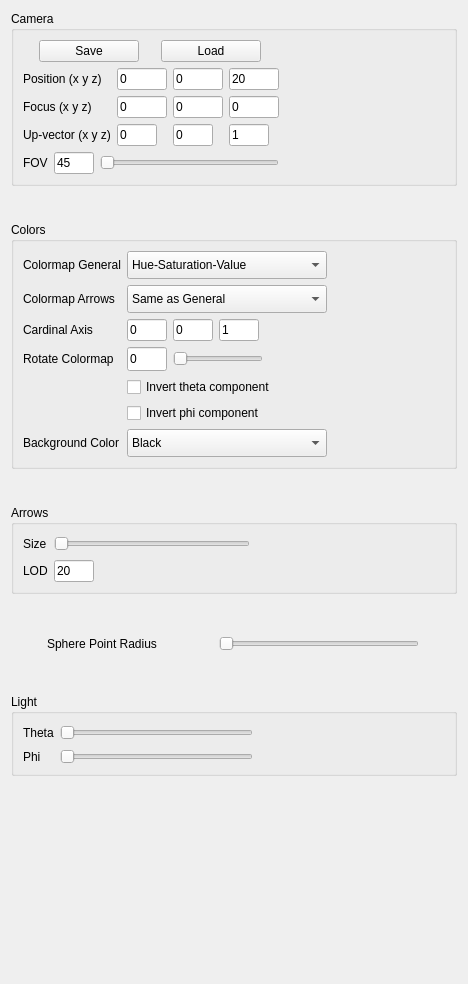
         <widget class="QWidget" name="page_9">
          <property name="geometry">
           <rect>
            <x>0</x>
            <y>0</y>
            <width>468</width>
            <height>984</height>
           </rect>
          </property>
          <attribute name="label">
           <string>Details</string>
          </attribute>
          <layout class="QGridLayout" name="gridLayout_10">
           <item row="2" column="0">
            <spacer name="verticalSpacer_5">
             <property name="orientation">
              <enum>Qt::Vertical</enum>
             </property>
             <property name="sizeType">
              <enum>QSizePolicy::Fixed</enum>
             </property>
             <property name="sizeHint" stdset="0">
              <size>
               <width>20</width>
               <height>30</height>
              </size>
             </property>
            </spacer>
           </item>
           <item row="1" column="0">
            <widget class="QGroupBox" name="groupBox_12">
             <property name="title">
              <string>Camera</string>
             </property>
             <layout class="QGridLayout" name="gridLayout_60">
              <item row="1" column="0">
               <layout class="QGridLayout" name="gridLayout_63">
                <item row="1" column="0">
                 <widget class="QLabel" name="label_52">
                  <property name="maximumSize">
                   <size>
                    <width>100</width>
                    <height>16777215</height>
                   </size>
                  </property>
                  <property name="text">
                   <string>Focus (x y z)</string>
                  </property>
                 </widget>
                </item>
                <item row="0" column="0">
                 <widget class="QLabel" name="label_51">
                  <property name="maximumSize">
                   <size>
                    <width>100</width>
                    <height>16777215</height>
                   </size>
                  </property>
                  <property name="text">
                   <string>Position (x y z)</string>
                  </property>
                 </widget>
                </item>
                <item row="1" column="3">
                 <widget class="QLineEdit" name="lineEdit_camera_focus_z">
                  <property name="maximumSize">
                   <size>
                    <width>50</width>
                    <height>16777215</height>
                   </size>
                  </property>
                  <property name="text">
                   <string>0</string>
                  </property>
                 </widget>
                </item>
                <item row="0" column="1">
                 <widget class="QLineEdit" name="lineEdit_camera_pos_x">
                  <property name="maximumSize">
                   <size>
                    <width>50</width>
                    <height>16777215</height>
                   </size>
                  </property>
                  <property name="text">
                   <string>0</string>
                  </property>
                 </widget>
                </item>
                <item row="0" column="2">
                 <widget class="QLineEdit" name="lineEdit_camera_pos_y">
                  <property name="maximumSize">
                   <size>
                    <width>50</width>
                    <height>16777215</height>
                   </size>
                  </property>
                  <property name="text">
                   <string>0</string>
                  </property>
                 </widget>
                </item>
                <item row="0" column="3">
                 <widget class="QLineEdit" name="lineEdit_camera_pos_z">
                  <property name="maximumSize">
                   <size>
                    <width>50</width>
                    <height>16777215</height>
                   </size>
                  </property>
                  <property name="text">
                   <string>20</string>
                  </property>
                 </widget>
                </item>
                <item row="1" column="2">
                 <widget class="QLineEdit" name="lineEdit_camera_focus_y">
                  <property name="maximumSize">
                   <size>
                    <width>50</width>
                    <height>16777215</height>
                   </size>
                  </property>
                  <property name="text">
                   <string>0</string>
                  </property>
                 </widget>
                </item>
                <item row="1" column="1">
                 <widget class="QLineEdit" name="lineEdit_camera_focus_x">
                  <property name="maximumSize">
                   <size>
                    <width>50</width>
                    <height>16777215</height>
                   </size>
                  </property>
                  <property name="text">
                   <string>0</string>
                  </property>
                 </widget>
                </item>
                <item row="2" column="0">
                 <widget class="QLabel" name="label_53">
                  <property name="maximumSize">
                   <size>
                    <width>100</width>
                    <height>16777215</height>
                   </size>
                  </property>
                  <property name="text">
                   <string>Up-vector (x y z)</string>
                  </property>
                 </widget>
                </item>
                <item row="2" column="1">
                 <widget class="QLineEdit" name="lineEdit_camera_upvector_x">
                  <property name="maximumSize">
                   <size>
                    <width>40</width>
                    <height>16777215</height>
                   </size>
                  </property>
                  <property name="text">
                   <string>0</string>
                  </property>
                 </widget>
                </item>
                <item row="2" column="2">
                 <widget class="QLineEdit" name="lineEdit_camera_upvector_y">
                  <property name="maximumSize">
                   <size>
                    <width>40</width>
                    <height>16777215</height>
                   </size>
                  </property>
                  <property name="text">
                   <string>0</string>
                  </property>
                 </widget>
                </item>
                <item row="2" column="3">
                 <widget class="QLineEdit" name="lineEdit_camera_upvector_z">
                  <property name="maximumSize">
                   <size>
                    <width>40</width>
                    <height>16777215</height>
                   </size>
                  </property>
                  <property name="text">
                   <string>1</string>
                  </property>
                 </widget>
                </item>
               </layout>
              </item>
              <item row="1" column="4">
               <spacer name="horizontalSpacer_19">
                <property name="orientation">
                 <enum>Qt::Horizontal</enum>
                </property>
                <property name="sizeHint" stdset="0">
                 <size>
                  <width>40</width>
                  <height>20</height>
                 </size>
                </property>
               </spacer>
              </item>
              <item row="3" column="0">
               <layout class="QGridLayout" name="gridLayout_12">
                <item row="0" column="2">
                 <widget class="QSlider" name="horizontalSlider_camera_fov">
                  <property name="orientation">
                   <enum>Qt::Horizontal</enum>
                  </property>
                 </widget>
                </item>
                <item row="0" column="0">
                 <widget class="QLabel" name="label_49">
                  <property name="text">
                   <string>FOV</string>
                  </property>
                 </widget>
                </item>
                <item row="0" column="1">
                 <widget class="QLineEdit" name="lineEdit_camera_fov">
                  <property name="maximumSize">
                   <size>
                    <width>40</width>
                    <height>16777215</height>
                   </size>
                  </property>
                  <property name="text">
                   <string>45</string>
                  </property>
                 </widget>
                </item>
               </layout>
              </item>
              <item row="0" column="0">
               <layout class="QGridLayout" name="gridLayout_62">
                <item row="0" column="0">
                 <widget class="QPushButton" name="pushButton_save_camera">
                  <property name="maximumSize">
                   <size>
                    <width>100</width>
                    <height>16777215</height>
                   </size>
                  </property>
                  <property name="text">
                   <string>Save</string>
                  </property>
                 </widget>
                </item>
                <item row="0" column="1">
                 <widget class="QPushButton" name="pushButton_load_camera">
                  <property name="maximumSize">
                   <size>
                    <width>100</width>
                    <height>16777215</height>
                   </size>
                  </property>
                  <property name="text">
                   <string>Load</string>
                  </property>
                 </widget>
                </item>
               </layout>
              </item>
             </layout>
            </widget>
           </item>
           <item row="9" column="0">
            <spacer name="verticalSpacer_2">
             <property name="orientation">
              <enum>Qt::Vertical</enum>
             </property>
             <property name="sizeType">
              <enum>QSizePolicy::Fixed</enum>
             </property>
             <property name="sizeHint" stdset="0">
              <size>
               <width>20</width>
               <height>30</height>
              </size>
             </property>
            </spacer>
           </item>
           <item row="5" column="0">
            <spacer name="verticalSpacer_3">
             <property name="orientation">
              <enum>Qt::Vertical</enum>
             </property>
             <property name="sizeType">
              <enum>QSizePolicy::Fixed</enum>
             </property>
             <property name="sizeHint" stdset="0">
              <size>
               <width>20</width>
               <height>30</height>
              </size>
             </property>
            </spacer>
           </item>
           <item row="7" column="0">
            <spacer name="verticalSpacer_4">
             <property name="orientation">
              <enum>Qt::Vertical</enum>
             </property>
             <property name="sizeType">
              <enum>QSizePolicy::Fixed</enum>
             </property>
             <property name="sizeHint" stdset="0">
              <size>
               <width>20</width>
               <height>30</height>
              </size>
             </property>
            </spacer>
           </item>
           <item row="17" column="0">
            <spacer name="verticalSpacer_16">
             <property name="orientation">
              <enum>Qt::Vertical</enum>
             </property>
             <property name="sizeType">
              <enum>QSizePolicy::Expanding</enum>
             </property>
             <property name="sizeHint" stdset="0">
              <size>
               <width>20</width>
               <height>40</height>
              </size>
             </property>
            </spacer>
           </item>
           <item row="3" column="0">
            <widget class="QGroupBox" name="groupBox_2">
             <property name="minimumSize">
              <size>
               <width>0</width>
               <height>220</height>
              </size>
             </property>
             <property name="title">
              <string>Colors</string>
             </property>
             <layout class="QGridLayout" name="gridLayout_52">
              <item row="0" column="0">
               <widget class="QLabel" name="label_37">
                <property name="text">
                 <string>Colormap General</string>
                </property>
               </widget>
              </item>
              <item row="4" column="0">
               <widget class="QLabel" name="label_61">
                <property name="text">
                 <string>Rotate Colormap</string>
                </property>
               </widget>
              </item>
              <item row="4" column="1">
               <layout class="QGridLayout" name="gridLayout_82">
                <item row="0" column="1">
                 <widget class="QSlider" name="horizontalSlider_colormap_rotate_phi">
                  <property name="minimumSize">
                   <size>
                    <width>90</width>
                    <height>0</height>
                   </size>
                  </property>
                  <property name="maximumSize">
                   <size>
                    <width>100</width>
                    <height>16777215</height>
                   </size>
                  </property>
                  <property name="orientation">
                   <enum>Qt::Horizontal</enum>
                  </property>
                 </widget>
                </item>
                <item row="0" column="0">
                 <widget class="QLineEdit" name="lineEdit_colormap_rotate_phi">
                  <property name="minimumSize">
                   <size>
                    <width>0</width>
                    <height>24</height>
                   </size>
                  </property>
                  <property name="maximumSize">
                   <size>
                    <width>40</width>
                    <height>16777215</height>
                   </size>
                  </property>
                  <property name="text">
                   <string>0</string>
                  </property>
                 </widget>
                </item>
                <item row="0" column="2">
                 <spacer name="horizontalSpacer_2">
                  <property name="orientation">
                   <enum>Qt::Horizontal</enum>
                  </property>
                  <property name="sizeHint" stdset="0">
                   <size>
                    <width>40</width>
                    <height>20</height>
                   </size>
                  </property>
                 </spacer>
                </item>
               </layout>
              </item>
              <item row="8" column="0">
               <widget class="QLabel" name="label_38">
                <property name="text">
                 <string>Background Color</string>
                </property>
               </widget>
              </item>
              <item row="7" column="1">
               <widget class="QCheckBox" name="checkBox_colormap_invert_xy">
                <property name="text">
                 <string>Invert phi component</string>
                </property>
               </widget>
              </item>
              <item row="2" column="0">
               <widget class="QLabel" name="label">
                <property name="text">
                 <string>Colormap Arrows</string>
                </property>
               </widget>
              </item>
              <item row="6" column="1">
               <widget class="QCheckBox" name="checkBox_colormap_invert_z">
                <property name="text">
                 <string>Invert theta component</string>
                </property>
               </widget>
              </item>
              <item row="2" column="1">
               <widget class="QComboBox" name="comboBox_colormap_arrows">
                <property name="minimumSize">
                 <size>
                  <width>0</width>
                  <height>28</height>
                 </size>
                </property>
                <item>
                 <property name="text">
                  <string>Same as General</string>
                 </property>
                </item>
                <item>
                 <property name="text">
                  <string>Hue-Saturation-Value</string>
                 </property>
                </item>
                <item>
                 <property name="text">
                  <string>HSV, no z-component</string>
                 </property>
                </item>
                <item>
                 <property name="text">
                  <string>Z-Component: Blue-White-Red</string>
                 </property>
                </item>
                <item>
                 <property name="text">
                  <string>Z-Component: Blue-Green-Red</string>
                 </property>
                </item>
                <item>
                 <property name="text">
                  <string>Z-Component: Blue-Red</string>
                 </property>
                </item>
                <item>
                 <property name="text">
                  <string>White</string>
                 </property>
                </item>
                <item>
                 <property name="text">
                  <string>Gray</string>
                 </property>
                </item>
                <item>
                 <property name="text">
                  <string>Black</string>
                 </property>
                </item>
               </widget>
              </item>
              <item row="8" column="1">
               <widget class="QComboBox" name="comboBox_backgroundColor">
                <property name="minimumSize">
                 <size>
                  <width>0</width>
                  <height>28</height>
                 </size>
                </property>
                <property name="maximumSize">
                 <size>
                  <width>200</width>
                  <height>16777215</height>
                 </size>
                </property>
                <item>
                 <property name="text">
                  <string>Black</string>
                 </property>
                </item>
                <item>
                 <property name="text">
                  <string>Gray</string>
                 </property>
                </item>
                <item>
                 <property name="text">
                  <string>White</string>
                 </property>
                </item>
               </widget>
              </item>
              <item row="0" column="1">
               <widget class="QComboBox" name="comboBox_colormap_general">
                <property name="minimumSize">
                 <size>
                  <width>0</width>
                  <height>28</height>
                 </size>
                </property>
                <property name="maximumSize">
                 <size>
                  <width>200</width>
                  <height>16777215</height>
                 </size>
                </property>
                <item>
                 <property name="text">
                  <string>Hue-Saturation-Value</string>
                 </property>
                </item>
                <item>
                 <property name="text">
                  <string>HSV, no z-component</string>
                 </property>
                </item>
                <item>
                 <property name="text">
                  <string>Z-Component: Blue-White-Red</string>
                 </property>
                </item>
                <item>
                 <property name="text">
                  <string>Z-Component: Blue-Green-Red</string>
                 </property>
                </item>
                <item>
                 <property name="text">
                  <string>Z-Component: Blue-Red</string>
                 </property>
                </item>
                <item>
                 <property name="text">
                  <string>White</string>
                 </property>
                </item>
                <item>
                 <property name="text">
                  <string>Gray</string>
                 </property>
                </item>
                <item>
                 <property name="text">
                  <string>Black</string>
                 </property>
                </item>
               </widget>
              </item>
              <item row="0" column="2">
               <spacer name="horizontalSpacer_39">
                <property name="orientation">
                 <enum>Qt::Horizontal</enum>
                </property>
                <property name="sizeHint" stdset="0">
                 <size>
                  <width>40</width>
                  <height>20</height>
                 </size>
                </property>
               </spacer>
              </item>
              <item row="3" column="0">
               <widget class="QLabel" name="label_2">
                <property name="text">
                 <string>Cardinal Axis</string>
                </property>
               </widget>
              </item>
              <item row="3" column="1">
               <layout class="QGridLayout" name="gridLayout_7">
                <item row="0" column="2">
                 <widget class="QLineEdit" name="lineEdit_cm_axis_z">
                  <property name="maximumSize">
                   <size>
                    <width>40</width>
                    <height>24</height>
                   </size>
                  </property>
                  <property name="text">
                   <string>1</string>
                  </property>
                 </widget>
                </item>
                <item row="0" column="0">
                 <widget class="QLineEdit" name="lineEdit_cm_axis_x">
                  <property name="maximumSize">
                   <size>
                    <width>40</width>
                    <height>24</height>
                   </size>
                  </property>
                  <property name="text">
                   <string>0</string>
                  </property>
                 </widget>
                </item>
                <item row="0" column="1">
                 <widget class="QLineEdit" name="lineEdit_cm_axis_y">
                  <property name="maximumSize">
                   <size>
                    <width>40</width>
                    <height>24</height>
                   </size>
                  </property>
                  <property name="text">
                   <string>0</string>
                  </property>
                 </widget>
                </item>
                <item row="0" column="3">
                 <spacer name="horizontalSpacer">
                  <property name="orientation">
                   <enum>Qt::Horizontal</enum>
                  </property>
                  <property name="sizeHint" stdset="0">
                   <size>
                    <width>40</width>
                    <height>20</height>
                   </size>
                  </property>
                 </spacer>
                </item>
               </layout>
              </item>
             </layout>
            </widget>
           </item>
           <item row="8" column="0">
            <layout class="QGridLayout" name="gridLayout_5">
             <item row="0" column="1">
              <widget class="QSlider" name="horizontalSlider_spherePointSize">
               <property name="minimumSize">
                <size>
                 <width>0</width>
                 <height>25</height>
                </size>
               </property>
               <property name="maximumSize">
                <size>
                 <width>200</width>
                 <height>16777215</height>
                </size>
               </property>
               <property name="orientation">
                <enum>Qt::Horizontal</enum>
               </property>
              </widget>
             </item>
             <item row="0" column="0">
              <widget class="QLabel" name="label_47">
               <property name="minimumSize">
                <size>
                 <width>0</width>
                 <height>28</height>
                </size>
               </property>
               <property name="maximumSize">
                <size>
                 <width>130</width>
                 <height>16777215</height>
                </size>
               </property>
               <property name="text">
                <string>Sphere Point Radius</string>
               </property>
              </widget>
             </item>
            </layout>
           </item>
           <item row="10" column="0">
            <widget class="QGroupBox" name="groupBox_15">
             <property name="title">
              <string>Light</string>
             </property>
             <layout class="QGridLayout" name="gridLayout_58">
              <item row="0" column="1">
               <widget class="QSlider" name="horizontalSlider_light_theta">
                <property name="orientation">
                 <enum>Qt::Horizontal</enum>
                </property>
               </widget>
              </item>
              <item row="2" column="1">
               <widget class="QSlider" name="horizontalSlider_light_phi">
                <property name="orientation">
                 <enum>Qt::Horizontal</enum>
                </property>
               </widget>
              </item>
              <item row="2" column="0">
               <widget class="QLabel" name="label_63">
                <property name="text">
                 <string>Phi</string>
                </property>
               </widget>
              </item>
              <item row="0" column="2">
               <spacer name="horizontalSpacer_43">
                <property name="orientation">
                 <enum>Qt::Horizontal</enum>
                </property>
                <property name="sizeHint" stdset="0">
                 <size>
                  <width>40</width>
                  <height>20</height>
                 </size>
                </property>
               </spacer>
              </item>
              <item row="0" column="0">
               <widget class="QLabel" name="label_62">
                <property name="text">
                 <string>Theta</string>
                </property>
               </widget>
              </item>
             </layout>
            </widget>
           </item>
           <item row="6" column="0">
            <widget class="QGroupBox" name="groupBox">
             <property name="title">
              <string>Arrows</string>
             </property>
             <layout class="QGridLayout" name="gridLayout_66">
              <item row="2" column="0">
               <widget class="QLabel" name="label_35">
                <property name="maximumSize">
                 <size>
                  <width>100</width>
                  <height>16777215</height>
                 </size>
                </property>
                <property name="text">
                 <string>Size</string>
                </property>
               </widget>
              </item>
              <item row="2" column="1">
               <widget class="QSlider" name="horizontalSlider_arrowsize">
                <property name="maximumSize">
                 <size>
                  <width>200</width>
                  <height>16777215</height>
                 </size>
                </property>
                <property name="orientation">
                 <enum>Qt::Horizontal</enum>
                </property>
               </widget>
              </item>
              <item row="3" column="0">
               <widget class="QLabel" name="label_39">
                <property name="text">
                 <string>LOD</string>
                </property>
               </widget>
              </item>
              <item row="3" column="1">
               <widget class="QLineEdit" name="lineEdit_arrows_lod">
                <property name="maximumSize">
                 <size>
                  <width>40</width>
                  <height>16777215</height>
                 </size>
                </property>
                <property name="text">
                 <string>20</string>
                </property>
               </widget>
              </item>
              <item row="2" column="2">
               <spacer name="horizontalSpacer_38">
                <property name="orientation">
                 <enum>Qt::Horizontal</enum>
                </property>
                <property name="sizeHint" stdset="0">
                 <size>
                  <width>40</width>
                  <height>20</height>
                 </size>
                </property>
               </spacer>
              </item>
             </layout>
            </widget>
           </item>
          </layout>
         </widget>
